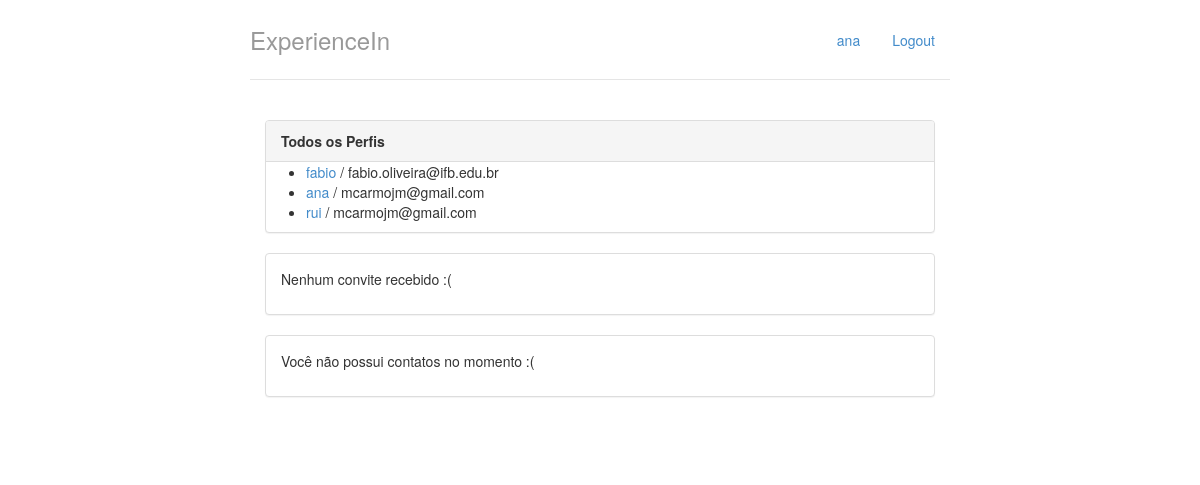
The page / (signed in) on the database its author committed.
### perfis/models.py (models this page shows, shortened)
class Perfil(models.Model):
	nome = models.CharField(max_length=255, null=False)
	telefone = models.CharField(max_length=15, null=False)
	nome_empresa = models.CharField(max_length=255, null=False)
	contatos = models.ManyToManyField('self')
	usuario = models.OneToOneField(User, on_delete=models.CASCADE, related_name='perfil')
	@property
	def email(self):
		return self.usuario.email

### perfis/views.py (the view)
# urls.py: path('', views.index, name='index'),
@login_required
def index(request):
	return render(request, 'index.html', {'perfis': Perfil.objects.all(), 'perfil_logado': get_perfil_logado(request)})

### perfis/views.py (called while the page is built)
@login_required
def get_perfil_logado(request):
	return request.user.perfil

### perfis/templates/index.html
{% extends "base.html" %}
{% block body %}
<div class="col-lg-12">
	<div class="panel panel-default">
		<div class="panel-heading">
			<strong>Todos os Perfis</strong>
		</div>
		{% if perfis %}
		<ul>
			{% for perfil in perfis %}
			<li>
				<a href="{% url 'exibir' perfil.id %}">{{perfil.nome}}</a> / {{perfil.email}}
			</li>
			{% endfor %}
		</ul>
		{% else %}
		<p>Nenhum perfil encontrado</p>
		{% endif %}
	</div>
	<div class="panel panel-default">
		{% with total_de_convites=perfil_logado.convites_recebidos.count %}
			{% if total_de_convites %}
				<div class="panel-heading">
					<strong>Você tem {{ total_de_convites }} convite{{ total_de_convites|pluralize}} aguardando aprovação</strong>
				</div>
				<ul class="list-group">
					{% for convite in perfil_logado.convites_recebidos.all %}
						<li class="list-group-item">
							{{ convite.solicitante.nome }}
							<a href="{% url 'aceitar' convite.id %}" class="pull-right">aceitar</a>
						</li>
					{% endfor %}
				</ul>
			{% else %}
				<div class="panel-body">
					<p>Nenhum convite recebido :(</p>
				</div>
			{% endif %}
		{% endwith %}
	</div>
	<div class="panel panel-default">
		{% with total_de_contatos=perfil_logado.contatos.count %}
			{% if total_de_contatos %}
				<div class="panel-heading">
					<strong>Você tem {{ total_de_contatos }} contato{{ total_de_contatos|pluralize}}</strong>
				</div>
				<ul class="list-group">
					{% for contato in perfil_logado.contatos.all %}
						<li class="list-group-item">
							<a href="{% url 'exibir' contato.id %}">{{contato.nome}}</a>
						</li>
					{% endfor %}
				</ul>
			{% else %}
				<div class="panel-body">
					<p>Você não possui contatos no momento :(</p>
				</div>
			{% endif %}
		{% endwith %}
	</div>
</div>
{% endblock %}

### perfis/templates/base.html (shortened to what this page needs)
{% load staticfiles %}
<!DOCTYPE html>
<html lang="pt-br">
<head>
	<link rel="stylesheet" href="{% static "styles/bootstrap.css" %}">
	<link rel="stylesheet" href="{% static "styles/main.css" %}">
</head>
<body>
	<div class="container">
		<div class="header">
			<ul class="nav nav-pills pull-right">
				<li><a href="{% url 'index' %}">{{ perfil_logado.nome }}</a></li>
				<li><a href="{% url 'logout' %}">Logout</a></li>
			</ul>
			<h3 class="text-muted">ExperienceIn</h3>
		</div>
		<div class="row content">
			{% block body %}
			{% endblock %}
		</div>
	</div>
</body>
</html>

### perfis/static/styles/main.css (style rules this page uses)
body { padding-top: 20px; padding-bottom: 20px; }
.header, .content, .footer { padding-left: 15px; padding-right: 15px; }
.header { border-bottom: 1px solid #e5e5e5; }
.header h3 { margin-top: 0; margin-bottom: 0; line-height: 40px; padding-bottom: 19px; }
@media (min-width: 768px) { .container { max-width: 730px; } }
.content { margin: 40px 0; }
@media screen and (min-width: 768px) { .header, .content, .footer { padding-left: 0; padding-right: 0; } }
@media screen and (min-width: 768px) { .header { margin-bottom: 30px; } }

### rows shown on the page
Perfil: nome "ana", email "mcarmojm@gmail.com"
Perfil: nome "fabio", email "fabio.oliveira@ifb.edu.br"
Perfil: nome "rui", email "mcarmojm@gmail.com"
